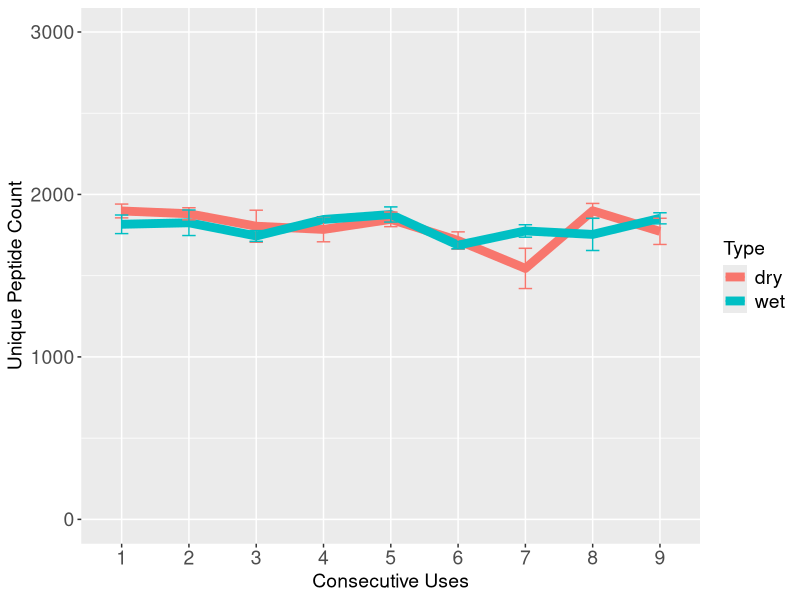

Recreate this plot in R.
# Load packages
library(tidyverse)

# Import data
sht <- read.csv("./data_reuse.csv") %>% 
mutate(Elution=as.factor(Elution))

# Plot data
p <- ggplot(sht,aes(x=Elution,y=Count,fill=Type,color=Type))+
stat_summary(aes(group=Type),fun = "mean", geom = "line",size=3)+
scale_y_continuous(limits = c(0,3000))+
stat_summary(fun.data = mean_se, geom = "errorbar",width=0.2)+
labs(y="Unique Peptide Count",x="Consecutive Uses")+
theme(axis.text = element_text(size=14),
axis.title = element_text(size=14),
legend.text = element_text(size=14),
legend.title = element_text(size=14))

# Save image
ggsave(filename="Fig1E.png",
plot=p,
width = 5, height = 4)
